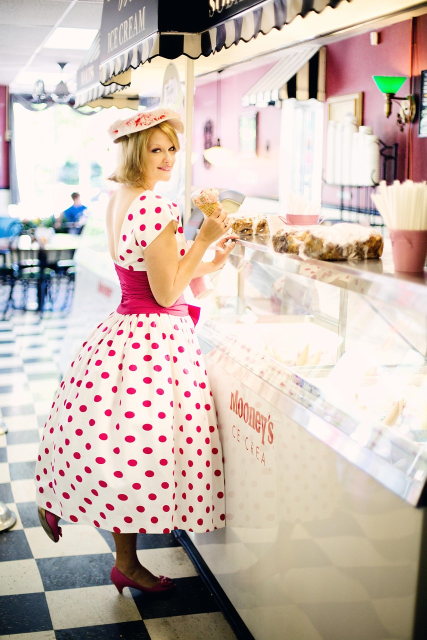
#> input picture imagens/cena_01.jpg, 853 x 1280 px (shown at 1/2 size)
$ python -i visual_processor.py   (imports and definitions only)   (Python 2 division)
#> lines starting #> are read from the running program, lines starting #| are printed output that depends on the picture
"""
Advanced Visual Processing & Motion Engineering
Standardizes all video clips and generates professional motion effects on static images.

Effects available:
- pan: Smooth horizontal/vertical pan across the image
- slide: Slide transition from one side to another
- static: No motion (just normalized)
"""
import os
import random
import subprocess
import unicodedata
from pathlib import Path
from typing import List, Dict, Any, Optional

# Try to import optional libraries for enhanced effects
try:
    import cv2
    import numpy as np
    OPENCV_AVAILABLE = True
except ImportError:
    OPENCV_AVAILABLE = False

try:
    from moviepy.editor import ImageClip, VideoFileClip, CompositeVideoClip
    from moviepy.video.fx.all import resize, crop, headblur
    MOVIEPY_AVAILABLE = True
except ImportError:
    MOVIEPY_AVAILABLE = False

EFFECT_TYPES = ["pan", "zoom", "static"]
DEFAULT_EFFECT = "pan"


# [221 lines left out: functions get_effect_for_scene, build_pan_filter, build_slide_filter, process_single_scene, process_single_scene_opencv, not called in this run]


def _create_missing_scene_card(scene: Dict[str, Any], output_path: str) -> None:
    """Create an explicit visual placeholder so a missing asset cannot shorten the timeline."""
    from PIL import Image, ImageDraw, ImageFont

    image = Image.new("RGB", (1920, 1080), (24, 34, 52))
    draw = ImageDraw.Draw(image)
    font_path = Path(os.environ.get("WINDIR", "C:/Windows")) / "Fonts" / "arial.ttf"
    using_default_font = False
    try:
        heading_font = ImageFont.truetype(str(font_path), 58)
        body_font = ImageFont.truetype(str(font_path), 38)
    except OSError:
        heading_font = body_font = ImageFont.load_default()
        using_default_font = True

    heading = f"SCENE {int(scene['id']):02d} - MEDIA UNAVAILABLE"
    description = str(
        scene.get("texto") or scene.get("descricao") or scene.get("query") or ""
    ).strip()
    if not description:
        description = "No visual asset was available for this scene."

    if using_default_font:
        heading = unicodedata.normalize("NFKD", heading).encode("ascii", "ignore").decode("ascii")
        description = unicodedata.normalize(
            "NFKD", description
        ).encode("ascii", "ignore").decode("ascii")

    draw.rectangle((100, 300, 1820, 305), fill=(74, 144, 226))
    draw.text((100, 355), heading, fill=(245, 247, 250), font=heading_font)

    lines = []
    current = ""
    for word in description.split():
        candidate = f"{current} {word}".strip()
        if current and draw.textbbox((0, 0), candidate, font=body_font)[2] > 1700:
            lines.append(current)
            current = word
        else:
            current = candidate
    if current:
        lines.append(current)
    for index, line in enumerate(lines[:8]):
        draw.text((100, 470 + index * 62), line, fill=(210, 218, 230), font=body_font)

    Path(output_path).parent.mkdir(parents=True, exist_ok=True)
    image.save(output_path, "JPEG", quality=90)


# [272 lines left out: functions _process_multi_image_scene, _process_multi_image_parts, process_all_scenes, not called in this run]

>>> import cv2
>>> picture = cv2.imread('../../imagens/cena_01.jpg', cv2.IMREAD_GRAYSCALE)
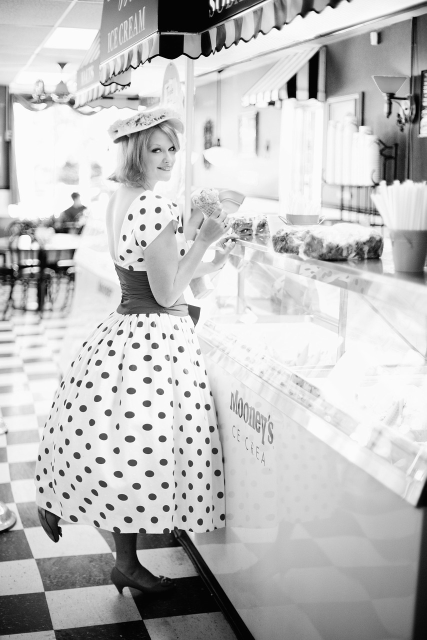
#> picture: shape (1280, 853) (shown at 1/2 size); min 0, max 255, mean 190.8
>>> result = _create_missing_scene_card(picture, 'out.png')
#> in _create_missing_scene_card, `image = Image.new("RGB", (1920, 1080), (24, 34, 52))`:
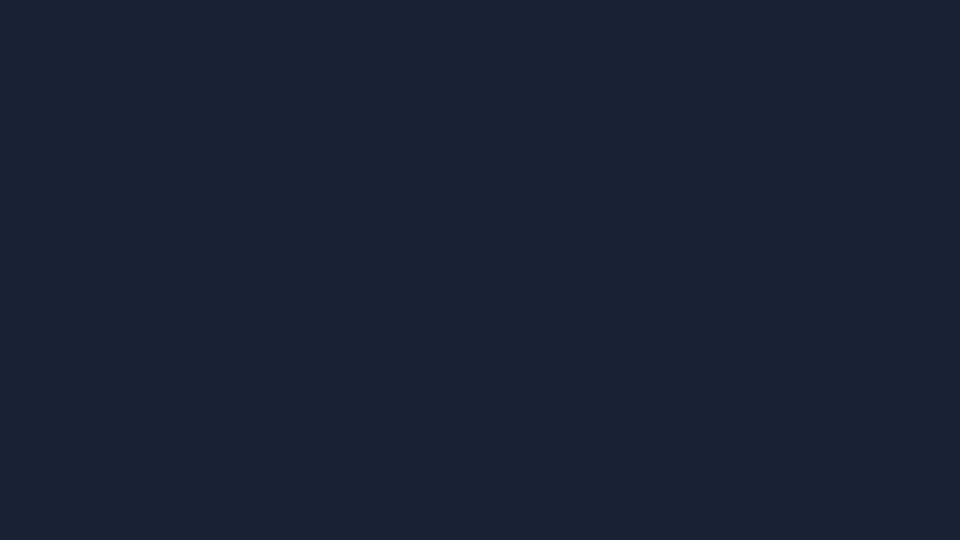
#> image: PIL image 1920x1080 RGB (shown at 1/2 size); mean R, G, B 24, 34, 52
#> (the run stopped early here; a loop or call above may not have finished)
